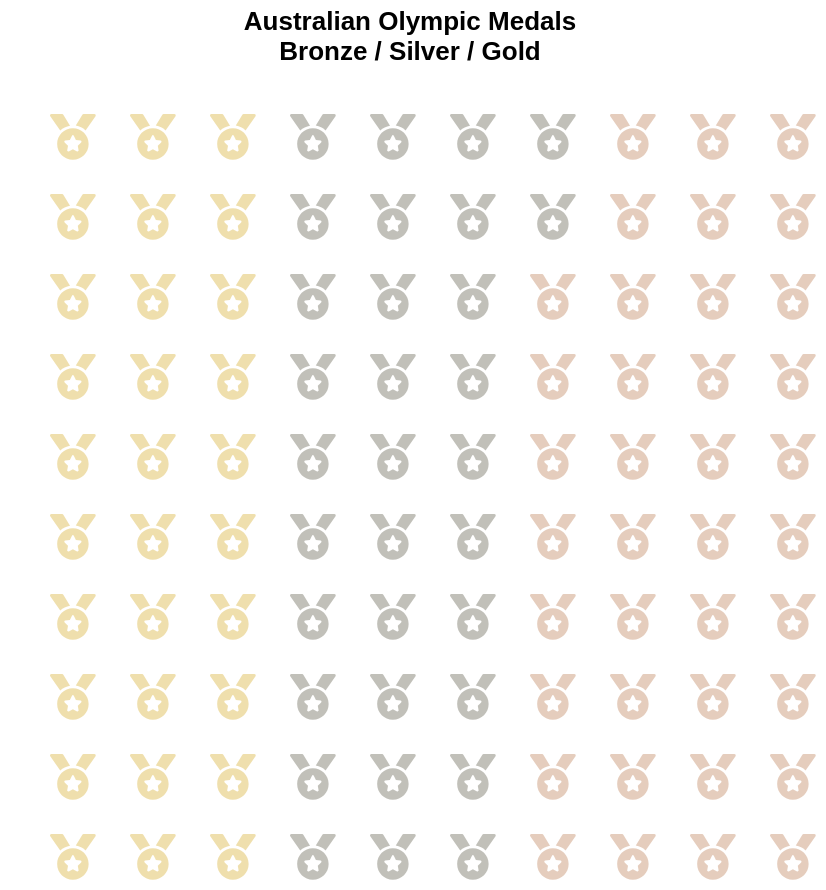

Write the Vega-Lite specification saved for this chart.
### Vega-Lite specification from a JSON file in a GitHub repository (floating-point values rounded to 4 significant figures)
{"$schema": "https://vega.github.io/schema/vega-lite/v5.json", "title": ["Australian Olympic Medals", "Bronze / Silver / Gold"], "config": {"view": {"stroke": ""}}, "width": 400, "height": 400, "background": "rgba(255, 255, 255, 0)", "data": {"values": [{"id": 1}, {"id": 2}, {"id": 3}, {"id": 4}, {"id": 5}, {"id": 6}, {"id": 7}, {"id": 8}, {"id": 9}, {"id": 10}, {"id": 11}, {"id": 12}, {"id": 13}, {"id": 14}, {"id": 15}, {"id": 16}, {"id": 17}, {"id": 18}, {"id": 19}, {"id": 20}, {"id": 21}, {"id": 22}, {"id": 23}, {"id": 24}, {"id": 25}, {"id": 26}, {"id": 27}, {"id": 28}, {"id": 29}, {"id": 30}, {"id": 31}, {"id": 32}, {"id": 33}, {"id": 34}, {"id": 35}, {"id": 36}, {"id": 37}, {"id": 38}, {"id": 39}, {"id": 40}, {"id": 41}, {"id": 42}, {"id": 43}, {"id": 44}, {"id": 45}, {"id": 46}, {"id": 47}, {"id": 48}, {"id": 49}, {"id": 50}, {"id": 51}, {"id": 52}, {"id": 53}, {"id": 54}, {"id": 55}, {"id": 56}, {"id": 57}, {"id": 58}, {"id": 59}, {"id": 60}, {"id": 61}, {"id": 62}, {"id": 63}, {"id": 64}, {"id": 65}, {"id": 66}, {"id": 67}, {"id": 68}, {"id": 69}, {"id": 70}, {"id": 71}, {"id": 72}, {"id": 73}, {"id": 74}, {"id": 75}, {"id": 76}, {"id": 77}, {"id": 78}, {"id": 79}, {"id": 80}, {"id": 81}, {"id": 82}, {"id": 83}, {"id": 84}, {"id": 85}, {"id": 86}, {"id": 87}, {"id": 88}, {"id": 89}, {"id": 90}, {"id": 91}, {"id": 92}, {"id": 93}, {"id": 94}, {"id": 95}, {"id": 96}, {"id": 97}, {"id": 98}, {"id": 99}, {"id": 100}]}, "transform": [{"calculate": "ceil (datum.id/10)", "as": "col"}, {"calculate": "datum.id - datum.col*10", "as": "row"}], "mark": {"type": "point", "filled": true}, "encoding": {"x": {"field": "col", "type": "ordinal", "axis": null}, "y": {"field": "row", "type": "ordinal", "axis": null}, "shape": {"value": "M223.7 130.8L149.1 7.77C147.1 2.949 141.9 0 136.3 0H16.03c-12.95 0-20.53 14.58-13.1 25.18l111.3 158.9C143.9 156.4 181.7 137.3 223.7 130.8zM256 160c-97.25 0-176 78.75-176 176S158.8 512 256 512s176-78.75 176-176S353.3 160 256 160zM348.5 317.3l-37.88 37l8.875 52.25c1.625 9.25-8.25 16.5-16.63 12l-46.88-24.62L209.1 418.5c-8.375 4.5-18.25-2.75-16.63-12l8.875-52.25l-37.88-37C156.6 310.6 160.5 299 169.9 297.6l52.38-7.625L245.7 242.5c2-4.25 6.125-6.375 10.25-6.375S264.2 238.3 266.2 242.5l23.5 47.5l52.38 7.625C351.6 299 355.4 310.6 348.5 317.3zM495.1 0H375.7c-5.621 0-10.83 2.949-13.72 7.77l-73.76 122.1c42 6.5 79.88 25.62 109.5 53.38l111.3-158.9C516.5 14.58 508.9 0 495.1 0z"}, "color": {"condition": [{"test": "datum['id'] <= 62 && datum['id'] > 30", "value": "rgb(167,165,156)"}, {"test": "datum['id'] <= 30", "value": "rgb(232,210,138)"}], "value": "rgb(219,184,162)"}, "size": {"value": 0.008}}}
